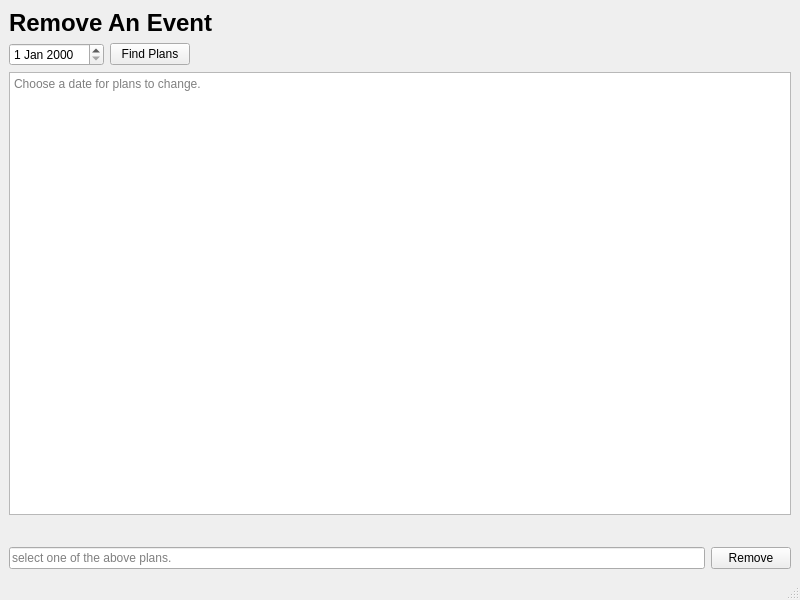
<?xml version="1.0" encoding="UTF-8"?>
<ui version="4.0">
 <class>RemoveEventWindow</class>
 <widget class="QMainWindow" name="RemoveEventWindow">
  <property name="geometry">
   <rect>
    <x>0</x>
    <y>0</y>
    <width>800</width>
    <height>600</height>
   </rect>
  </property>
  <property name="windowTitle">
   <string>MainWindow</string>
  </property>
  <widget class="QWidget" name="centralwidget">
   <layout class="QVBoxLayout" name="verticalLayout_4">
    <item>
     <widget class="QLabel" name="titleLabel_2">
      <property name="font">
       <font>
        <pointsize>18</pointsize>
        <weight>75</weight>
        <bold>true</bold>
       </font>
      </property>
      <property name="text">
       <string>Remove An Event</string>
      </property>
     </widget>
    </item>
    <item>
     <layout class="QHBoxLayout" name="horizontalLayout_8">
      <item>
       <widget class="QDateEdit" name="dateEdit_2"/>
      </item>
      <item>
       <widget class="QPushButton" name="chooseDateButton">
        <property name="text">
         <string>Find Plans</string>
        </property>
       </widget>
      </item>
      <item>
       <spacer name="horizontalSpacer_7">
        <property name="orientation">
         <enum>Qt::Horizontal</enum>
        </property>
        <property name="sizeHint" stdset="0">
         <size>
          <width>40</width>
          <height>20</height>
         </size>
        </property>
       </spacer>
      </item>
     </layout>
    </item>
    <item>
     <widget class="QTextBrowser" name="planTextBrowser">
      <property name="placeholderText">
       <string>Choose a date for plans to change.</string>
      </property>
     </widget>
    </item>
    <item>
     <layout class="QHBoxLayout" name="horizontalLayout_10">
      <item>
       <widget class="QLabel" name="removeLabel">
        <property name="text">
         <string/>
        </property>
       </widget>
      </item>
      <item>
       <spacer name="horizontalSpacer_8">
        <property name="orientation">
         <enum>Qt::Horizontal</enum>
        </property>
        <property name="sizeHint" stdset="0">
         <size>
          <width>40</width>
          <height>20</height>
         </size>
        </property>
       </spacer>
      </item>
     </layout>
    </item>
    <item>
     <layout class="QHBoxLayout" name="horizontalLayout_9">
      <item>
       <widget class="QLineEdit" name="listNumberText">
        <property name="placeholderText">
         <string>select one of the above plans.</string>
        </property>
       </widget>
      </item>
      <item>
       <widget class="QPushButton" name="removeButton">
        <property name="text">
         <string>Remove</string>
        </property>
       </widget>
      </item>
     </layout>
    </item>
   </layout>
  </widget>
  <widget class="QMenuBar" name="menubar">
   <property name="geometry">
    <rect>
     <x>0</x>
     <y>0</y>
     <width>800</width>
     <height>21</height>
    </rect>
   </property>
  </widget>
  <widget class="QStatusBar" name="statusbar"/>
 </widget>
 <resources/>
 <connections/>
</ui>
